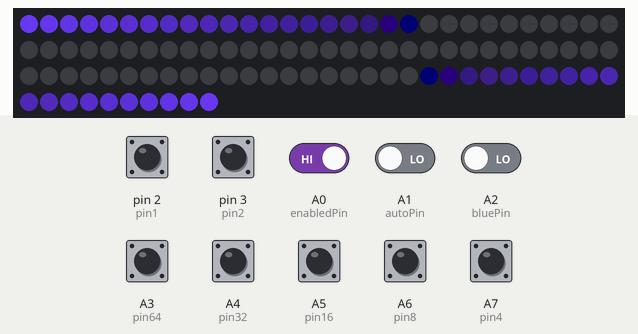
Bench run of a sketch on a simulated Arduino Nano, built for the host (arithmetic inside an expression is 32-bit, double 64-bit). Shown: 100 RGB LEDs in strip order, left to right, continuing on the next row. The inputs (shaded band) are chosen by the test bench; at power-on: A0 (enabledPin), A3 (pin64), A4 (pin32), A5 (pin16), A6 (pin8), A7 (pin4), pin 2 (pin1), pin 3 (pin2) HIGH, A1 (autoPin), A2 (bluePin) LOW. Dim RGB values are drawn brighter than linear; random numbers use the default seed unless the sketch sets one.

Above: at 0.8 s.
At 5.0 s:
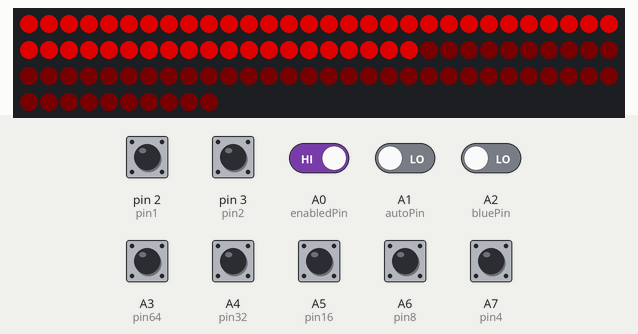
5.1 s: A0 (enabledPin) driven LOW
At 5.29 s:
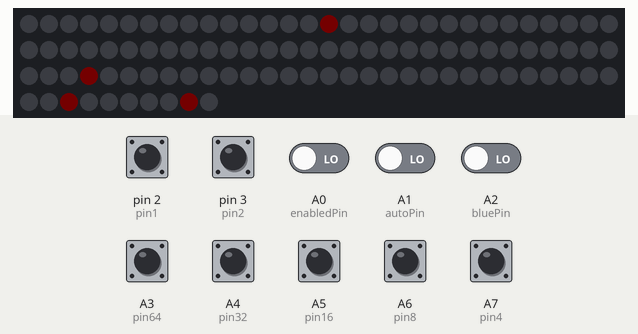
7.5 s: A0 (enabledPin) driven HIGH
At 8.1 s:
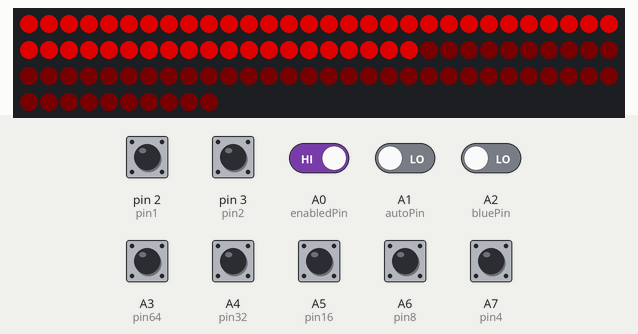
9.0 s: A2 (bluePin) driven HIGH
At 10.0 s:
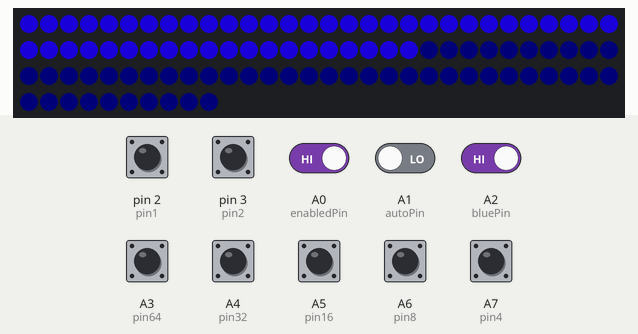
10.5 s: A1 (autoPin) driven HIGH
12.0 s: A3 (pin64) pulled LOW for 0.15 s
At 12.11 s:
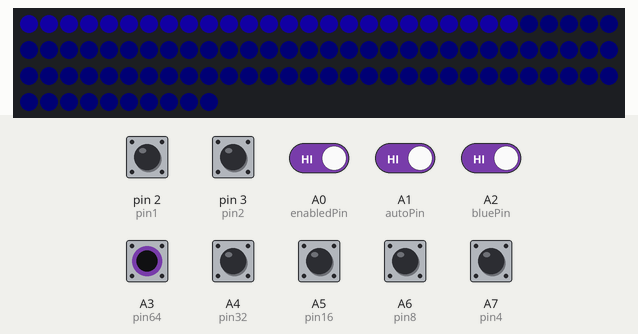
13.6 s: A4 (pin32) pulled LOW for 0.15 s
Timing chart, 0 to 16.2 s (numbered marks = the images above; inputs shaded):
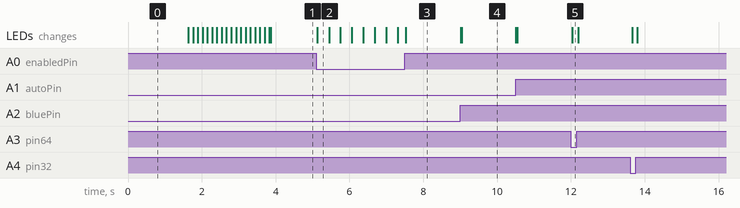

Measured:
- after the input at 5.1 s, the LEDs: change at once (image 2)
- after the input at 9.0 s, the LEDs: first change at once (image 4 shows a later state)
- after the input at 12.0 s, the LEDs: change at once (image 5)

The sketch:

lights4OI.ino
```cpp
#include "FastLED.h"
#define PIN 10 //led pin
#define lct 100//number of leds in strip
#define pin64 A3
#define pin32 A4
#define pin16 A5
#define pin8 A6
#define pin4 A7
#define pin2 3
#define pin1 2
#define enabledPin A0
#define autoPin A1
#define bluePin A2
CRGB leds[lct];
unsigned long firefliesArray[lct];
float firefliesDensity = 0;
int patternNum = 0;
float timeNum = 0.00000;
void setup() {
  FastLED.addLeds<NEOPIXEL, PIN>(leds, lct);
  pinMode(pin64, INPUT_PULLUP);
  pinMode(pin32, INPUT_PULLUP);
  pinMode(pin16, INPUT_PULLUP);
  pinMode(pin8, INPUT_PULLUP);
  pinMode(pin4, INPUT_PULLUP);
  pinMode(pin2, INPUT_PULLUP);
  pinMode(pin1, INPUT_PULLUP);
  for (int i = 0; i < lct; i++) {
    firefliesArray[i] = 4294967294; //big and I mean it
  }
  pulseFlash();
}
void loop() {
  if (digitalRead(enabledPin) == LOW) {//disabled
    if (patternNum == 0) {
      PATTERNFirefliesAndRainbows();
    }
    if (patternNum == 1) {
      PATTERNRainbowFireflies();
    }
    if (patternNum == 2) {
      PATTERNPulsing();
    }
    if (patternNum == 3) {
      allHSV(210, 255, 200);
      FastLED.show();
    }
  } else { //enabled
    timeRead();
    for (int n = 0; n < lct; n++) {
      if (n <= timeNum * lct) {//ON
        if (digitalRead(bluePin) == HIGH && digitalRead(autoPin) == HIGH) { //BLUE AND AUTO
          leds[n] = CHSV(170, 255, 100);
        }
        if (digitalRead(bluePin) == HIGH && digitalRead(autoPin) == LOW) { //BLUE AND TELE
          leds[n] = CHSV(170, 255, 200);
        }
        if (digitalRead(bluePin) == LOW && digitalRead(autoPin) == HIGH) { //RED AND AUTO
          leds[n] = CHSV(0, 255, 100);
        }
        if (digitalRead(bluePin) == LOW && digitalRead(autoPin) == LOW) { //RED AND TELE
          leds[n] = CHSV(0, 255, 200);
        }
      } else {//OFF
        if (digitalRead(bluePin) == HIGH && digitalRead(autoPin) == HIGH) { //BLUE AND AUTO
          leds[n] = CHSV(170, 255, 10);
        }
        if (digitalRead(bluePin) == HIGH && digitalRead(autoPin) == LOW) { //BLUE AND TELE
          leds[n] = CHSV(170, 255, 20);
        }
        if (digitalRead(bluePin) == LOW && digitalRead(autoPin) == HIGH) { //RED AND AUTO
          leds[n] = CHSV(0, 255, 10);
        }
        if (digitalRead(bluePin) == LOW && digitalRead(autoPin) == LOW) { //RED AND TELE
          leds[n] = CHSV(0, 255, 20);
        }
      }
    }
    FastLED.show();
    firefliesDensity = 0;
    patternNum = millis() % 4; //num patterns random
  }
}
float timeRead() {
  timeNum = 0;
  if (digitalRead(pin64) == HIGH) {
    timeNum += 64;
  }
  if (digitalRead(pin32) == HIGH) {
    timeNum += 32;
  }
  if (digitalRead(pin16) == HIGH) {
    timeNum += 16;
  }
  if (digitalRead(pin8) == HIGH) {
    timeNum += 8;
  }
  if (digitalRead(pin4) == HIGH) {
    timeNum += 4;
  }
  if (digitalRead(pin2) == HIGH) {
    timeNum += 2;
  }
  if (digitalRead(pin1) == HIGH) {
    timeNum += 1;
  }
  timeNum=timeNum/255;
}
void PATTERNFirefliesAndRainbows() {
  if (firefliesDensity <= .005) {
    firefliesDensity += .000002;
  }
  wavesOfRainbowWSV(2, 10, 50);
  firefliesDTHSOC(firefliesDensity, 1500, 180, 145, false, false);
  FastLED.show();
}
void PATTERNRainbowFireflies() {
  firefliesDTHSOC(.05, 1500, 0, 200, true, true);
  FastLED.show();
}
void PATTERNPulsing() {
  pulseHSvVT(180, 255, 0, 255, 1000);
  FastLED.show();
}
void firefliesDTHSOC(float d, int t, int h, int s, boolean o, boolean c) {
  for (int i = 0; i < lct; i++) {
    if (-firefliesArray[i] + millis() > t) {
      if (random(0, 1000) < d * 1000.0000) {
        firefliesArray[random(0, lct - 1)] = millis();
      }
    }
  }
  for (int i = 0; i < lct; i++) {
    if (c == true) {
      h = firefliesArray[i] % 256;
    }
    if (-firefliesArray[i] + millis() <= t / 2 && -firefliesArray[i] + millis() > 0) {
      leds[i] = CHSV(h, s, map(millis() - firefliesArray[i], 0, t / 2, 0, 255));
    }
    if (-firefliesArray[i] + millis() > t / 2 && -firefliesArray[i] + millis() <= t) {
      leds[i] = CHSV(h, s, map(millis() - firefliesArray[i], t / 2, t, 255, 0));
    }
    if (-firefliesArray[i] + millis() > t && o == true) {
      leds[i] = CRGB(0, 0, 0);
    }
  }
}
void pulseFlash() {
  for (int b = 0; b <= 255; b += 1) {
    for (int i = 0; i <= 20; i++) {
      leds[i] = CHSV(180, map(b, 0, 255, 255, 145), map(i, 0, 20, b, 0));
    }
    for (int i = 0; i <= lct / 2; i++) {
      leds[lct - i - 1] = leds[i];
    }
    FastLED.show();
  }
  delay(500);
  for (int i = 0; i <= (lct / 2) + 10; i++) {
    if (i <= (lct / 2)) {
      leds[i] = CHSV(180, 145, 255);
    }
    if (i >= 10) {
      leds[i - 10] = CHSV(0, 0, 0);
    }
    for (int i = 0; i <= lct / 2; i++) {
      leds[lct - i - 1] = leds[i];
    }
    FastLED.show();
    delayMicroseconds(2000);
  }
  for (int v = 1; v <= 255; v += 20) {
    for (int i = 0; i <= lct; i++) {
      leds[i] = CHSV(180, 140, v);
    }
    FastLED.show();
    delayMicroseconds(255 / v);
  }

  for (int v = 255; v >= 0; v -= 5) {
    for (int i = 0; i <= lct; i++) {
      leds[i] = CHSV(180, map(v, 255, 0, 140, 255), v);
    }
    FastLED.show();
    delay(40);
  }
}

void pulseHSvVT(int H, int S, int v, int V, int T) {
  unsigned long milli = millis();
  if (milli % T < T / 2) {
    for (int i = 0; i < lct; i++) {
      leds[i] = CHSV(H, S, constrain(map(milli % T, 0, T / 2, v, V), v, V));
    }
  }
  if (milli % T >= T / 2) {
    for (int i = 0; i < lct; i++) {
      leds[i] = CHSV(H, S, constrain(map(milli % T, T / 2, T, V, v), v, V));
    }
  }
}
void wavesOfRainbowWSV(int wvs, int spd, int v) {
  for (int i = 0; i < lct; i++) {
    leds[i] = CHSV((i * wvs * 256 / lct + millis() / spd) % 256, 255, v);
  }
}
void allHSV(int H, int S, int V) {
  for (int i = 0; i < lct; i++) {
    leds[i] = CHSV(H, S, V);
  }
}
```
